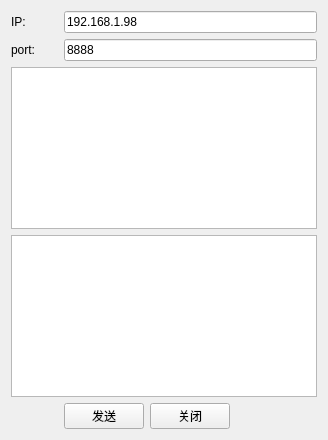
<?xml version="1.0" encoding="UTF-8"?>
<ui version="4.0">
 <class>Widget</class>
 <widget class="QWidget" name="Widget">
  <property name="geometry">
   <rect>
    <x>0</x>
    <y>0</y>
    <width>328</width>
    <height>440</height>
   </rect>
  </property>
  <property name="windowTitle">
   <string>Widget</string>
  </property>
  <layout class="QGridLayout" name="gridLayout">
   <item row="0" column="0">
    <widget class="QLabel" name="label">
     <property name="text">
      <string>IP:</string>
     </property>
    </widget>
   </item>
   <item row="0" column="1" colspan="3">
    <widget class="QLineEdit" name="textIP">
     <property name="text">
      <string>192.168.1.98</string>
     </property>
    </widget>
   </item>
   <item row="1" column="0">
    <widget class="QLabel" name="label_2">
     <property name="text">
      <string>port:</string>
     </property>
    </widget>
   </item>
   <item row="1" column="1" colspan="3">
    <widget class="QLineEdit" name="textPort">
     <property name="text">
      <string>8888</string>
     </property>
    </widget>
   </item>
   <item row="2" column="0" colspan="4">
    <widget class="QTextEdit" name="textRead">
     <property name="readOnly">
      <bool>true</bool>
     </property>
    </widget>
   </item>
   <item row="3" column="0" colspan="4">
    <widget class="QTextEdit" name="textWrite"/>
   </item>
   <item row="4" column="0">
    <spacer name="horizontalSpacer">
     <property name="orientation">
      <enum>Qt::Horizontal</enum>
     </property>
     <property name="sizeHint" stdset="0">
      <size>
       <width>45</width>
       <height>20</height>
      </size>
     </property>
    </spacer>
   </item>
   <item row="4" column="1">
    <widget class="QPushButton" name="sendButton">
     <property name="text">
      <string>发送</string>
     </property>
    </widget>
   </item>
   <item row="4" column="2">
    <widget class="QPushButton" name="closeButton">
     <property name="text">
      <string>关闭</string>
     </property>
    </widget>
   </item>
   <item row="4" column="3">
    <spacer name="horizontalSpacer_2">
     <property name="orientation">
      <enum>Qt::Horizontal</enum>
     </property>
     <property name="sizeHint" stdset="0">
      <size>
       <width>81</width>
       <height>20</height>
      </size>
     </property>
    </spacer>
   </item>
  </layout>
 </widget>
 <resources/>
 <connections/>
</ui>
